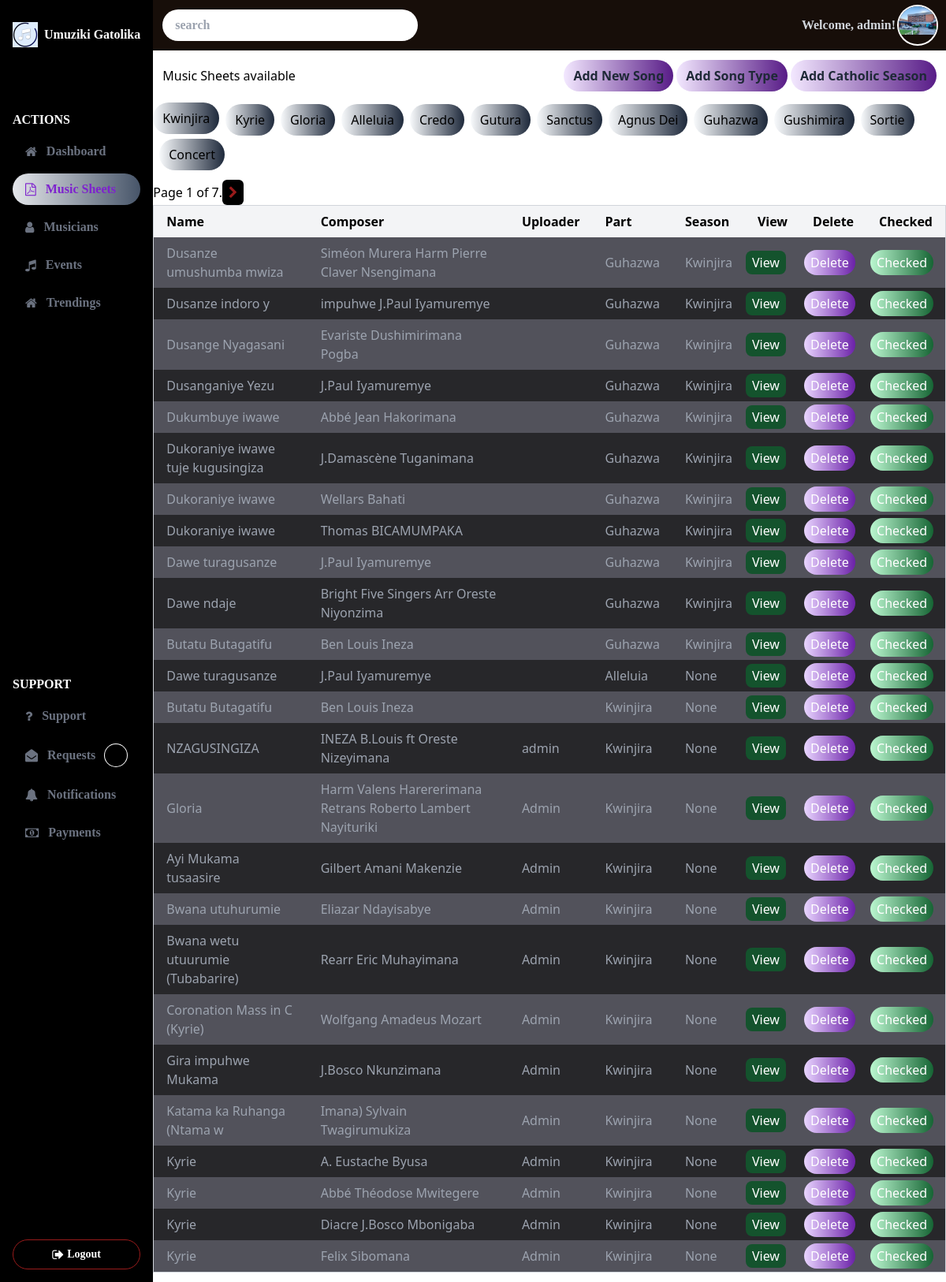
Screenshot of /staff/music_sheets (signed in) with the database file from the repository.
### Accounts/models.py (models this page shows)
class Users(AbstractUser):
    id=models.UUIDField(primary_key=True,default=uuid.uuid4,editable=False)
    musician=models.BooleanField(default=False)
    phone_number=models.CharField(max_length=16,null=True,blank=True,unique=True)
    profile=models.ImageField(upload_to='Profile',null=True,blank=True)
    REQUIRED_FIELDS=[]

### Documents/models.py (models this page shows, shortened)
class SongCategory(models.Model):
    id=models.UUIDField(primary_key=True,default=uuid.uuid4,editable=False)
    name=models.CharField(max_length=512,default='Others',unique=True)
    def __str__(self):
        return self.name

class Copies(models.Model):
    id = models.UUIDField(primary_key=True, default=uuid.uuid4, editable=False)
    name = models.TextField()
    composer = models.TextField()
    part = models.ForeignKey(SongCategory, null=True, on_delete=models.SET_NULL)
    uploader = models.ForeignKey(Users, on_delete=models.CASCADE, null=True, default='')
    document = models.FileField(upload_to=song_upload_path,max_length=10000)
    category = models.ForeignKey(SongType, on_delete=models.SET_NULL, null=True, default='')
    checked=models.BooleanField(default=True)
    uploaded_on = models.DateTimeField(default=timezone.now)
    class Meta:
        db_table = 'copies'

class SongType(models.Model):
    id=models.UUIDField(primary_key=True,default=uuid.uuid4,editable=False)
    name=models.CharField(max_length=512,null=False)
    season=models.CharField(max_length=512,null=True,default='Ibihe Bisanzwe')
    thumbnail=models.ImageField(upload_to='Song_Type',null=True)
    def __str__(self):
        return self.name

### Staff/views.py (the view, shortened to what this page needs)
# urls.py: path('music_sheets',MusicSheetView.as_view(),name='music_sheets'),
class MusicSheetView(LoginRequiredMixin,UserPassesTestMixin,View):
    login_url = '/account/login'  # Redirect for unauthenticated users
    def test_func(self):
        return self.request.user.is_staff  # Allow only staff use
    def get(self, request, name=None):
        seasons=SongType.objects.all()
        if name is None:
            sheets=Copies.objects.all().order_by('-uploaded_on')
            paginator = Paginator(sheets, 25)  # Show 25 contacts per page.
            page_number = request.GET.get("page")
            page_obj = paginator.get_page(page_number)
            categories=SongCategory.objects.all()
            return render(request,'./Pages/MusicSheets.html',{"sheets":page_obj,"categories":categories,"seasons":seasons})  # Redirect to music sheet list if no song id is provided

### Staff/templates/Pages/MusicSheets.html (shortened to what this page needs)
{% extends '../staff.html' %}
{% block Content %}
<section class="flex flex-col w-full flex-1 max-h-[96vh] overflow-y-scroll py-3 relative">
    <div class="flex flex-row items-center justify-between px-3">
        <h1>Music Sheets available</h1>
        <div class="flex flex-row items-center space-x-1">
            <button type="button"class="add_new flex bg-gradient-to-r from-purple-100 to-purple-900 py-2 px-3 rounded-full font-bold text-gray-800 hover:to-indigo-800" > Add New Song</button>
            <button type="button"class="song_category flex bg-gradient-to-r from-purple-100 to-purple-900 py-2 px-3 rounded-full font-bold text-gray-800 hover:to-indigo-800" > Add Song Type</button>
            <button type="button"class="add_new_season flex bg-gradient-to-r from-purple-100 to-purple-900 py-2 px-3 rounded-full font-bold text-gray-800 hover:to-indigo-800" > Add Catholic Season</button>
        </div>
    </div>
    {% if categories %}
        <div class="flex flex-row space-x-2 space-y-1 bg-white py-3 sticky top-0 z-20 flex-wrap ">
            {% for category in categories %}
            <div class=" flex flex-row group items-center  ">
                <a href="{% url 'single_sheet' category.id %}" class="py-2 px-3 rounded-full bg-gradient-to-r from-slate-50 to-slate-800 hover:to-purple-700 transition-all duration-500">{{category.name}}</a>
            </div>
        {% endfor %}
        </div>
    {% endif %}
    <table class="table-auto w-full border border-collapse border-gray-300 flex-1 ">
        <thead>
            <tr class="bg-gray-100">
                <th class="px-4 py-2 text-left ">Name</th>
                <th class="px-4 py-2 text-left ">Composer</th>
                <th class="px-4 py-2 text-left ">Uploader</th>
                <th class="px-4 py-2 text-left ">Part</th>
                <th class="px-4 py-2 text-left ">Season</th>
                <th class="px-4 py-2 text-left ">View</th>
                <th class="px-4 py-2 text-left ">Delete</th>
                <th class="px-4 py-2 text-left ">Checked</th>
            </tr>
        </thead>
        <tbody class="text-gray-400 ">
            {% if sheets %}
                {% for sheet in sheets %}
                    <tr class="" style="background-color: {% cycle  'rgb(82 82 91)' 'rgb(39 39 42)' %};">
                        <td class="px-4 py-2 group text-left ">{{ sheet.name }}
                        </td>
                        <td class="px-4 py-2 group text-left ">{{ sheet.composer }}
                        </td>
                        <td class="px-4 py-2 text-left ">{{ sheet.uploader.username }}
                        </td>
                        <td class="px-4 py-2 group text-left ">{{ sheet.part }}
                        </td>
                        <td class="px-4 py-2 text-left group ">{{ sheet.category }}
                        </td>
                        <td>
                            <a class="bg-green-900 text-white px-2 py-1 rounded-lg hover:bg-green-500" target="_blank" href="{{sheet.document.url}}">View</a>
                        </td>
                        <td>
                            <button class="bg-gradient-to-r flex items-center mx-1 from-purple-200 to-purple-800 text-white px-2 py-1 rounded-full delete_song_sheet" type="button" data-id="{{sheet.id}}">Delete</button>
                        </td>
                        {% if sheet.checked %}
                        <td>
                            <button class="bg-gradient-to-r flex items-center mx-1 from-green-200 to-green-800 text-white px-2 py-1 rounded-full " type="button" data-id="{{sheet.id}}" class="">Checked</button>
                        </td>
                        {% else %}
                        <td>
                            <button class="bg-gradient-to-r flex items-center mx-1 from-red-200 to-red-800 text-white px-2 py-1 text-xs rounded-full check_song" type="button" data-id="{{sheet.id}}">Not Checked</button>
                        </td>
                        {% endif %}
                    </tr>
                {% endfor %}
            {% endif %}
        </tbody>
        <div class="sticky top-10 z-20 bg-white flex  ">
            <span class="flex flex-row items-center self-end">
                <span class="current">
                    Page {{ sheets.number }} of {{ sheets.paginator.num_pages }}.
                </span>
                {% if sheets.has_next %}
                    <a href="?page={{ sheets.next_page_number }}" class="py-2 px-2 bg-black flex flex-col items-center justify-center text-red-800 rounded-md"><i class="fa fa-chevron-right" aria-hidden="true"></i></a>
                {% endif %}
            </span>
        </div>
    </table>
</section>
{% endblock Content %}

### Staff/templates/staff.html (shortened to what this page needs)
{% load static %}
<!DOCTYPE html>
<html lang="en">
  <head>
    <link rel="stylesheet" href="{% static 'css/tailwind.css' %}" />
    <link rel="stylesheet" href="{% static 'css/font-awesome.min.css' %}" />
  </head>
  <body>
    <div
      class="flex flex-row flex-1 h-screen min-h-screen max-h-screen w-screen max-w-screen overflow-hidden overflow-y-scroll"
    >
      <nav class="h-full flex flex-col bg-black text-white font-bold font-staff px-4 py-4">
        <div class="flex flex-row items-center mb-20 mt-3">
          <img
            src="{% static 'img/logo.png' %}"
            alt="Logo"
            class="h-8 w-8 rounde-full"
          />
          <h1 class="ml-2">Umuziki Gatolika</h1>
        </div>
        <div class="flex-1 flex flex-col">
          <h1>ACTIONS</h1>
          <ul class="flex-1 flex flex-col space-y-2 my-2 text-gray-500">
            <li
              class=" flex flex-row items-center space-x-3 hover:bg-gradient-to-r from-gray-200 to-slate-600 transition-all duration-3000 ease-in-out hover:text-purple-700 py-2 px-4 rounded-full hover:cursor-pointer"
            >
              <i class="fa fa-home" aria-hidden="true"></i>
              <a href="{% url 'dashboard' %}">Dashboard</a>
            </li>
            <li
              class="{% if request.resolver_match.url_name == 'music_sheets' %}bg-gradient-to-r from-gray-200 to-slate-600 text-purple-700{% endif %} flex flex-row items-center space-x-3 hover:bg-gradient-to-r from-gray-200 to-slate-600 transition-all duration-3000 ease-in-out hover:text-purple-700 py-2 px-4 rounded-full hover:cursor-pointer"
            >
              <i class="fa fa-file-pdf-o" aria-hidden="true"></i>
              <a href="{% url 'music_sheets' %}">Music Sheets</a>
            </li>
            <li
              class=" flex flex-row items-center space-x-3 hover:bg-gradient-to-r from-gray-200 to-slate-600 transition-all duration-3000 ease-in-out hover:text-purple-700 py-2 px-4 rounded-full hover:cursor-pointer"
            >
              <i class="fa fa-user" aria-hidden="true"></i>
              <a href="{% url 'musicians' %}">Musicians</a>
            </li>
            <li
              class=" flex flex-row items-center space-x-3 hover:bg-gradient-to-r from-gray-200 to-slate-600 transition-all duration-3000 ease-in-out hover:text-purple-700 py-2 px-4 rounded-full hover:cursor-pointer"
            >
              <i class="fa fa-music" aria-hidden="true"></i>
              <a href="{% url 'events' %}">Events</a>
            </li>
            <li
              class=" flex flex-row items-center space-x-3 hover:bg-gradient-to-r from-gray-200 to-slate-600 transition-all duration-3000 ease-in-out hover:text-purple-700 py-2 px-4 rounded-full hover:cursor-pointer"
            >
              <i class="fa fa-home" aria-hidden="true"></i>
              <a href="{% url 'tredings' %}">Trendings</a>
            </li>
          </ul>
          <h1>SUPPORT</h1>
          <ul class="flex-1 flex flex-col space-y-2 my-2 text-gray-500">
            <li
              class=" flex flex-row items-center space-x-3 hover:bg-gradient-to-r from-gray-200 to-slate-600 transition-all duration-3000 ease-in-out hover:text-purple-700 py-2 px-4 rounded-full hover:cursor-pointer"
            >
              <i class="fa fa-question" aria-hidden="true"></i>
              <a href="#">Support</a>
            </li>
            <li
              class=" flex flex-row items-center space-x-3 hover:bg-gradient-to-r from-gray-200 to-slate-600 transition-all duration-3000 ease-in-out hover:text-purple-700 py-2 px-4 rounded-full hover:cursor-pointer"
            >
              <i class="fa fa-envelope-open" aria-hidden="true"></i>
              <a href="{% url 'requests' %}">Requests</a>
              <div class="size-7 rounded-full flex flex-col items-center justify-center ring-1 ring-white text-white">{{request_number}}</div>
            </li>
            <li
              class=" flex flex-row items-center space-x-3 hover:bg-gradient-to-r from-gray-200 to-slate-600 transition-all duration-3000 ease-in-out hover:text-purple-700 py-2 px-4 rounded-full hover:cursor-pointer"
            >
              <i class="fa fa-bell" aria-hidden="true"></i>
              <a href="{% url 'notifications' %}">Notifications</a>
            </li>
            <li
              class=" flex flex-row items-center space-x-3 hover:bg-gradient-to-r from-gray-200 to-slate-600 transition-all duration-3000 ease-in-out hover:text-purple-700 py-2 px-4 rounded-full hover:cursor-pointer"
            >
              <i class="fa fa-money" aria-hidden="true"></i>
              <a href="{% url 'web_payments' %}">Payments</a>
            </li>
          </ul>
        </div>
        <div class="flex flex-col">
          {% if user.is_authenticated %}
          <a
            href="{% url 'weblogout' %}"
            class="flex flex-row space-x-1 items-center justify-center border border-red-800 hover:bg-gradient-to-r from-red-200 to-red-800 transition-all py-2 px-6 rounded-full"
          >
            <i class="fa fa-sign-out" aria-hidden="true"></i>
            <span class="text-sm">Logout</span>
          </a>
          {% endif %}
        </div>
      </nav>
      <div class="flex-1 flex flex-col">
        <div
          class="w-full text-gray-300 font-staff font-bold flex flex-row items-center justify-between px-3 py-2 bg-dark"
        >
          <div class="flex-1">
            <input
              type="text"
              placeholder="search"
              class="outln=ine-none bg-white text-gray-500 py-2 px-4 rounded-full w-[40%]"
            />
          </div>
          <div class="flex flex-row items-center space-x-1">
            {% if user.is_authenticated %}
            <p>Welcome, {{ user.username }}!</p>
            {% else %}
            <p>You are not logged in.</p>
            {% endif %}
            <div class="size-12 ring-2 ring-white rounded-full overflow-hidden">
              {% if user.profile %}
              <img src="{{user.profile.url}}" alt="" />
              {% else %}
              <img src="{% static 'img/logo.png' %}" alt="" />
              {% endif %}
            </div>
          </div>
        </div>
        <div class="flex flex-col flex-1 max-h-screen overflow-y-scroll">
          {% block Content %}{% endblock Content %}
        </div>
      </div>
    </div>
  </body>
</html>

### rows the page displays
Users: username "admin", profile (picture)
SongCategory: name "Kwinjira"
SongCategory: name "Kyrie"
SongCategory: name "Gloria"
SongCategory: name "Alleluia"
SongCategory: name "Credo"
SongCategory: name "Gutura"
SongCategory: name "Sanctus"
SongCategory: name "Agnus Dei"
SongCategory: name "Guhazwa"
SongCategory: name "Gushimira"
SongCategory: name "Sortie"
SongCategory: name "Concert"
Copies: name "Dusanze umushumba mwiza", composer "Siméon Murera Harm Pierre Claver Nsengimana", part "Guhazwa", category "Kwinjira"
Copies: name "Dusanze indoro y", composer "impuhwe J.Paul Iyamuremye", part "Guhazwa", category "Kwinjira"
Copies: name "Dusange Nyagasani", composer "Evariste Dushimirimana Pogba", part "Guhazwa", category "Kwinjira"
Copies: name "Dusanganiye Yezu", composer "J.Paul Iyamuremye", part "Guhazwa", category "Kwinjira"
Copies: name "Dukumbuye iwawe", composer "Abbé Jean Hakorimana", part "Guhazwa", category "Kwinjira"
Copies: name "Dukoraniye iwawe tuje kugusingiza", composer "J.Damascène Tuganimana", part "Guhazwa", category "Kwinjira"
Copies: name "Dukoraniye iwawe", composer "Wellars Bahati", part "Guhazwa", category "Kwinjira"
Copies: name "Dukoraniye iwawe", composer "Thomas BICAMUMPAKA", part "Guhazwa", category "Kwinjira"
Copies: name "Dawe turagusanze", composer "J.Paul Iyamuremye", part "Guhazwa", category "Kwinjira"
Copies: name "Dawe ndaje", composer "Bright Five Singers Arr Oreste Niyonzima", part "Guhazwa", category "Kwinjira"
Copies: name "Butatu Butagatifu", composer "Ben Louis Ineza", part "Guhazwa", category "Kwinjira"
Copies: name "Dawe turagusanze", composer "J.Paul Iyamuremye", part "Alleluia", category "None"
Copies: name "Butatu Butagatifu", composer "Ben Louis Ineza", part "Kwinjira", category "None"
Copies: name "NZAGUSINGIZA", composer "INEZA B.Louis ft Oreste Nizeyimana", uploader.username "admin", part "Kwinjira", category "None"
Copies: name "Gloria", composer "Harm Valens Harererimana Retrans Roberto Lambert Nayituriki", uploader.username "Admin", part "Kwinjira", category "None"
Copies: name "Ayi Mukama tusaasire", composer "Gilbert Amani Makenzie", uploader.username "Admin", part "Kwinjira", category "None"
Copies: name "Bwana utuhurumie", composer "Eliazar Ndayisabye", uploader.username "Admin", part "Kwinjira", category "None"
Copies: name "Bwana wetu utuurumie (Tubabarire)", composer "Rearr Eric Muhayimana", uploader.username "Admin", part "Kwinjira", category "None"
Copies: name "Coronation Mass in C (Kyrie)", composer "Wolfgang Amadeus Mozart", uploader.username "Admin", part "Kwinjira", category "None"
Copies: name "Gira impuhwe Mukama", composer "J.Bosco Nkunzimana", uploader.username "Admin", part "Kwinjira", category "None"
Copies: name "Katama ka Ruhanga (Ntama w", composer "Imana) Sylvain Twagirumukiza", uploader.username "Admin", part "Kwinjira", category "None"
Copies: name "Kyrie", composer "A. Eustache Byusa", uploader.username "Admin", part "Kwinjira", category "None"
Copies: name "Kyrie", composer "Abbé Théodose Mwitegere", uploader.username "Admin", part "Kwinjira", category "None"
Copies: name "Kyrie", composer "Diacre J.Bosco Mbonigaba", uploader.username "Admin", part "Kwinjira", category "None"
Copies: name "Kyrie", composer "Felix Sibomana", uploader.username "Admin", part "Kwinjira", category "None"

### other values shown
{{ sheets.number }} "1"
{{ sheets.paginator.num_pages }} "7"
